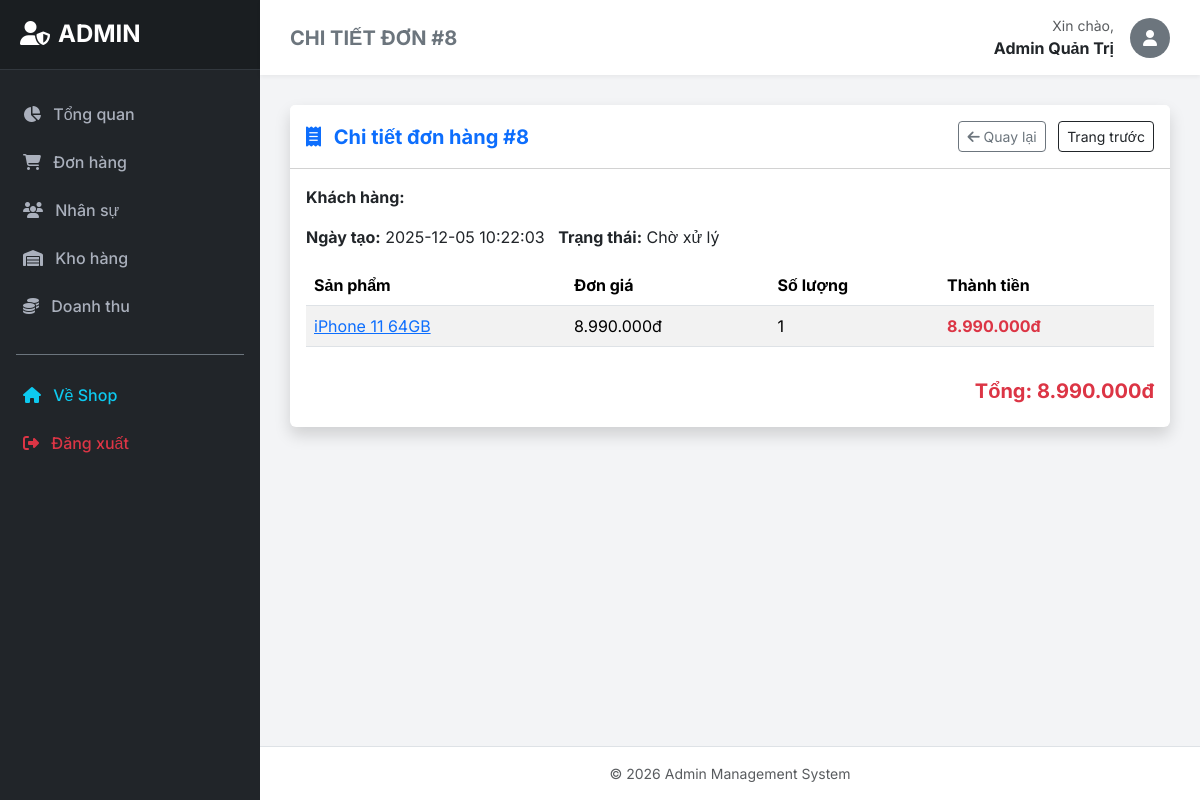
Page /admin/orderDetail/8 (signed in) on the committed database.
### tables this page shows
CREATE TABLE `donhang` (
  `id` int(11) NOT NULL AUTO_INCREMENT,
  `id_nguoidung` int(11) NOT NULL,
  `ngay_tao` timestamp NOT NULL DEFAULT current_timestamp(),
  `tong_tien` decimal(12,0) NOT NULL,
  `trang_thai` varchar(50) NOT NULL DEFAULT 'Chờ xử lý',
  PRIMARY KEY (`id`),
  KEY `id_nguoidung` (`id_nguoidung`),
  CONSTRAINT `fk_donhang_nguoidung` FOREIGN KEY (`id_nguoidung`) REFERENCES `nguoidung` (`id`) ON DELETE CASCADE ON UPDATE CASCADE
);

CREATE TABLE `donhang_chitiet` (
  `id` int(11) NOT NULL AUTO_INCREMENT,
  `id_donhang` int(11) NOT NULL,
  `id_sanpham` int(11) NULL,
  `so_luong` int(11) NOT NULL,
  `don_gia_luc_mua` decimal(12,0) NOT NULL,
  PRIMARY KEY (`id`),
  KEY `id_donhang` (`id_donhang`),
  KEY `id_sanpham` (`id_sanpham`),
  CONSTRAINT `fk_chitiet_donhang` FOREIGN KEY (`id_donhang`) REFERENCES `donhang` (`id`) ON DELETE CASCADE ON UPDATE CASCADE,
  CONSTRAINT `fk_chitiet_sanpham` FOREIGN KEY (`id_sanpham`) REFERENCES `sanpham` (`id`) ON DELETE SET NULL ON UPDATE CASCADE
);

CREATE TABLE `sanpham` (
  `id` int(11) NOT NULL AUTO_INCREMENT,
  `ten_sanpham` varchar(255) NOT NULL,
  `gia` decimal(12,0) NOT NULL DEFAULT 0,
  `hinhanh` varchar(255) NOT NULL,
  `mo_ta` text DEFAULT NULL,
  `thong_so_ky_thuat` text DEFAULT NULL,
  `so_luong_ton` int(11) NOT NULL DEFAULT 0,
  `luot_xem` int(11) NOT NULL DEFAULT 0,
  `avg_rating` float DEFAULT 0, 
  `id_danhmuc` int(11) DEFAULT NULL,
  `ngay_tao` timestamp NOT NULL DEFAULT current_timestamp(),
  PRIMARY KEY (`id`),
  KEY `id_danhmuc` (`id_danhmuc`),
  CONSTRAINT `fk_sanpham_danhmuc` FOREIGN KEY (`id_danhmuc`) REFERENCES `danhmuc` (`id`) ON DELETE SET NULL ON UPDATE CASCADE
);

### controllers/AdminController.php (called while the page is built, shortened)
<?php
class AdminController extends Controller {
    public function orderDetail($order_id = 0) {
        $order_id = (int)$order_id;
        $orderModel = $this->loadModel('Order');
        $order = $orderModel->getOrderById($order_id);
        $details = $orderModel->getOrderDetails($order_id);
        $this->loadView('admin/order_detail', [
            'title' => 'Chi tiết đơn #' . $order['id'],
            'order' => $order,
            'details' => $details
        ], 'admin');
    }
}
?>

### models/Order.php (called while the page is built, shortened)
<?php
class Order extends Database {
    public function getOrderDetails($order_id) {
        $sql = "SELECT dc.*, sp.ten_sanpham, sp.hinhanh
                FROM donhang_chitiet AS dc
                JOIN sanpham AS sp ON dc.id_sanpham = sp.id
                WHERE dc.id_donhang = :order_id";
        return self::query($sql, [':order_id' => $order_id]);
    }
    public function getOrderById($order_id, $user_id = null) {
        if ($user_id) {
            $sql = "SELECT * FROM donhang WHERE id = :id AND id_nguoidung = :user_id";
            return self::query($sql, [':id' => $order_id, ':user_id' => $user_id], false);
        } else {
            $sql = "SELECT * FROM donhang WHERE id = :id";
            return self::query($sql, [':id' => $order_id], false);
        }
    }
}
?>

### models/Database.php (called while the page is built, shortened)
<?php
class Database {
    private static $conn = null;
    public static function getConnection() {
        if (self::$conn === null) {
            $host = DB_HOST;
            $db_name = DB_NAME;
            $username = DB_USER;
            $password = DB_PASS;
            $charset = DB_CHARSET;
            $dsn = "mysql:host=$host;dbname=$db_name;charset=$charset";
            $options = [
                PDO::ATTR_ERRMODE            => PDO::ERRMODE_EXCEPTION,
                PDO::ATTR_DEFAULT_FETCH_MODE => PDO::FETCH_ASSOC,
                PDO::ATTR_EMULATE_PREPARES   => false,
            ];
            try {
                self::$conn = new PDO($dsn, $username, $password, $options);
            } catch (PDOException $e) {
                die("Lỗi kết nối CSDL: " . $e->getMessage());
            }
        }
        return self::$conn;
    }
    private static function _query($sql, $params = [], $fetchAll = true) {
        try {
            $stmt = self::getConnection()->prepare($sql);
            $stmt->execute($params);
            if ($fetchAll) {
                return $stmt->fetchAll();
            }
            return $stmt->fetch();
        } catch (PDOException $e) {
            if (DEBUG_MODE) {
                echo "Lỗi truy vấn: " . $e->getMessage();
            }
            return null;
        }
    }
    public static function query($sql, $params = [], $fetchAll = true) {
        return self::_query($sql, $params, $fetchAll);
    }
}
?>

### views/admin/order_detail.php (the view, shortened to what this page needs)
<div class="card shadow border-0">
    <div class="card-header bg-white py-3 d-flex justify-content-between align-items-center">
        <h5 class="mb-0 fw-bold text-primary"><i class="fas fa-receipt me-2"></i> Chi tiết đơn hàng #<?= htmlspecialchars($order['id'] ?? '') ?></h5>
        <div>
            <a href="<?= BASE_URL ?>/admin/orders" class="btn btn-sm btn-outline-secondary me-2"><i class="fas fa-arrow-left"></i> Quay lại</a>
            <a href="javascript:history.back()" class="btn btn-sm btn-outline-dark">Trang trước</a>
        </div>
    </div>
    <div class="card-body">
        <div class="mb-3">
            <strong>Khách hàng:</strong> <?= htmlspecialchars($order['ho_ten'] ?? '') ?> &nbsp;
        </div>
        <div class="mb-3">
            <strong>Ngày tạo:</strong> <?= htmlspecialchars($order['ngay_tao'] ?? '') ?> &nbsp;
            <strong>Trạng thái:</strong> <?= htmlspecialchars($order['trang_thai'] ?? '') ?>
        </div>
        <div class="table-responsive">
            <table class="table table-striped">
                <thead>
                    <tr>
                        <th>Sản phẩm</th>
                        <th>Đơn giá</th>
                        <th>Số lượng</th>
                        <th>Thành tiền</th>
                    </tr>
                </thead>
                <tbody>
                    <?php if (empty($details)): ?>
                        <tr><td colspan="4" class="text-center text-muted">Không có sản phẩm trong đơn</td></tr>
                    <?php else: foreach ($details as $d): ?>
                        <tr>
                            <td>
                                <a href="<?= BASE_URL ?>/product/detail/<?= htmlspecialchars($d['id_sanpham']) ?>" target="_blank">
                                    <?= htmlspecialchars($d['ten_sanpham']) ?>
                                </a>
                            </td>
                            <td><?= number_format($d['don_gia_luc_mua'] ?? 0, 0, ',', '.') ?>đ</td>
                            <td><?= (int)($d['so_luong'] ?? 0) ?></td>
                            <td class="text-danger fw-bold"><?= number_format((($d['don_gia_luc_mua'] ?? 0) * ($d['so_luong'] ?? 0)), 0, ',', '.') ?>đ</td>
                        </tr>
                    <?php endforeach; endif; ?>
                </tbody>
            </table>
        </div>
        <div class="text-end mt-3">
            <h5 class="fw-bold text-danger">Tổng: <?= number_format($order['tong_tien'] ?? 0, 0, ',', '.') ?>đ</h5>
        </div>
    </div>
</div>

### views/layout/admin.php (style rules this page uses)
body { font-family: 'Inter', sans-serif; background-color: #f3f4f6; min-height: 100vh; display: flex; }

### rows in the picture
donhang: id "8", ngay_tao "2025-12-05 10:22:03", trang_thai "Chờ xử lý", tong_tien "8.990.000"
donhang_chitiet: id_sanpham.ten_sanpham "iPhone 11 64GB", don_gia_luc_mua "8.990.000", so_luong "1", ($d['don_gia_luc_mua'] ?? 0) * ($d['so_luong'] ?? 0) "8.990.000"

### other values in the picture
$title "CHI TIẾT ĐƠN #8"
$_SESSION['user']['ho_ten'] "Admin Quản Trị"
